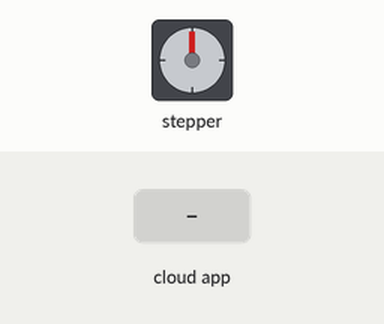
The sketch below on a simulated ESP32. Parts: stepper motor. The inputs (shaded band) are chosen by the test bench. WiFi joins after 1.5 s; servers stay silent unless stated; the Firebase database answers and starts empty; stepper angles assume 2048 steps per turn; what the sketch prints to the serial monitor is not drawn.

Above: at 2.7 s.
2.8 s: the phone or cloud app sets food to on
At 2.95 s:
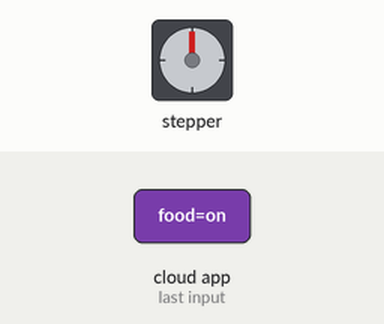
At 3.58 s:
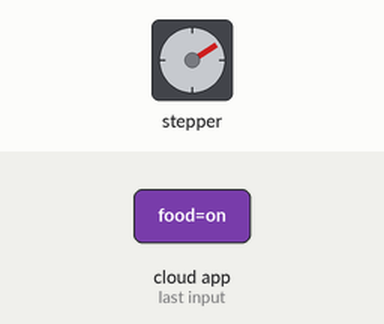
Timing chart, 0 to 12.3 s (numbered marks = the images above; inputs shaded):
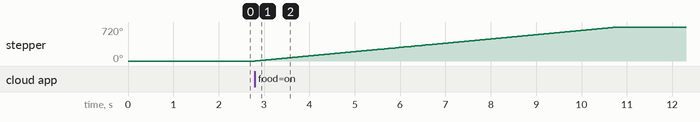

Measured:
- after the input at 2.8 s, stepper: turns 720° clockwise in 8.0 s, starting at once

The sketch:

Stepper_Motor_test.ino
```cpp
// (licence header left out)
#include <Stepper.h>
#include <FirebaseESP32.h>
#include  <WiFi.h>

const int stepsPerRevolution = 2048;  // change this to fit the number of steps per revolution


#define FIREBASE_HOST "dog-house-f1317-default-rtdb.firebaseio.com"
#define WIFI_SSID "IRVING2" // Change the name of your WIFI
#define WIFI_PASSWORD "Intimacy@5$?@GranAda9" // Change the password of your WIFI
#define FIREBASE_Authorization_key "tpggs7qUBY2N9Zg8AWRCOXb6eWYAROVWuv1iKRyj"

// ULN2003 Motor Driver Pins
#define IN1 19
#define IN2 18
#define IN3 5
#define IN4 17

FirebaseData firebaseData;
FirebaseData firebaseData1;
FirebaseJson json;

// initialize the stepper library
Stepper myStepper(stepsPerRevolution, IN1, IN3, IN2, IN4);

void setup() {
  // set the speed at 5 rpm
  myStepper.setSpeed(15);
  // initialize the serial port
  Serial.begin(115200);
   WiFi.begin (WIFI_SSID, WIFI_PASSWORD);
   Serial.print("Connecting...");
  while (WiFi.status() != WL_CONNECTED)
  {
    Serial.print(".");
    delay(300);
  }
  Serial.println();
  Serial.print("IP Address: ");
  Serial.println(WiFi.localIP());
  Serial.println();
  Firebase.begin(FIREBASE_HOST,FIREBASE_Authorization_key);

}

void loop() {
  //reading data

  Firebase.getString(firebaseData1, "/Flutter_ESP_Actions/Food/food");
  // step one revolution in one direction:
  if (firebaseData1.stringData() == "on") {
    Serial.println("Dropping Food for");
  myStepper.step(stepsPerRevolution);
  myStepper.step(stepsPerRevolution);
  Firebase.setString(firebaseData, "/Flutter_ESP_Actions/Food/food", "off");
  Serial.println("Done...");
    }
  delay(1000);
  //Firebase.setString(firebaseData, "/Flutter_ESP_Actions/Food/food", "off");

  // step one revolution in the other direction:
  //Serial.println("counterclockwise");
  //myStepper.step(-stepsPerRevolution);
  //delay(1000);
}
```
